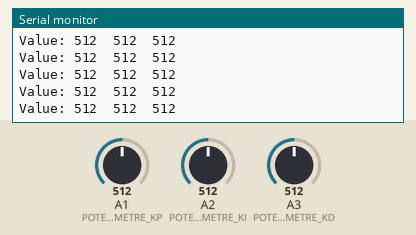
The sketch below on a simulated Arduino Uno, built with avr-gcc and run on an emulated ATmega328P. On the bench: the last lines printed to the serial monitor. Inputs (shaded band) come from the test bench; at power-on: A2 (POTENTIOMETRE_KI) = 512, A1 (POTENTIOMETRE_KP) = 512, A3 (POTENTIOMETRE_KD) = 512.

Above: at 7.2 s.
7.3 s: A2 (POTENTIOMETRE_KI) set to 110
At 7.37 s:
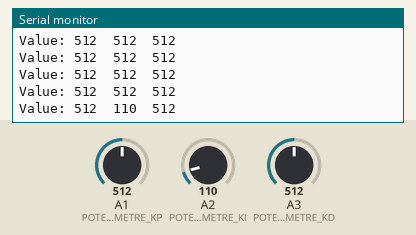
10.3 s: A2 (POTENTIOMETRE_KI) set to 92
At 10.3 s:
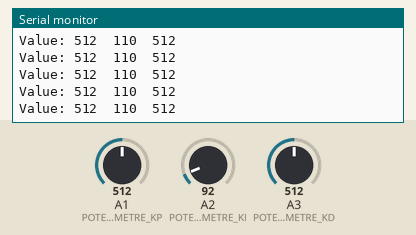
Timing chart, 0 to 12.8 s (numbered marks = the images above; inputs shaded):
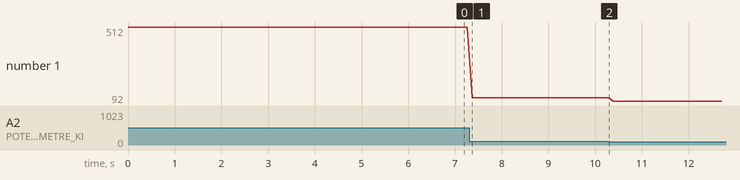

Measured:
- after the input at 7.3 s, the serial monitor: prints a new line after 0.07 s (image 1)
- plotted number 1: 512 → 110 after the input at 7.3 s, 110 → 92 after the input at 10.3 s

The sketch:

calibration.ino
```cpp
#define POTENTIOMETRE_KP A1
#define POTENTIOMETRE_KI A2
#define POTENTIOMETRE_KD A3

void setup() {
  Serial.begin(9600);
}

void loop() {
  int valueP = analogRead(POTENTIOMETRE_KP);      // realizar la lectura analógica raw
  int valueI = analogRead(POTENTIOMETRE_KI);      // realizar la lectura analógica raw
  int valueD = analogRead(POTENTIOMETRE_KD);      // realizar la lectura analógica raw
  Serial.print("Value: ");
  Serial.print(valueP);
  Serial.print("\t");
  Serial.print(valueI);
  Serial.print("\t");
  Serial.println(valueD);
  delay(100);
}
```
